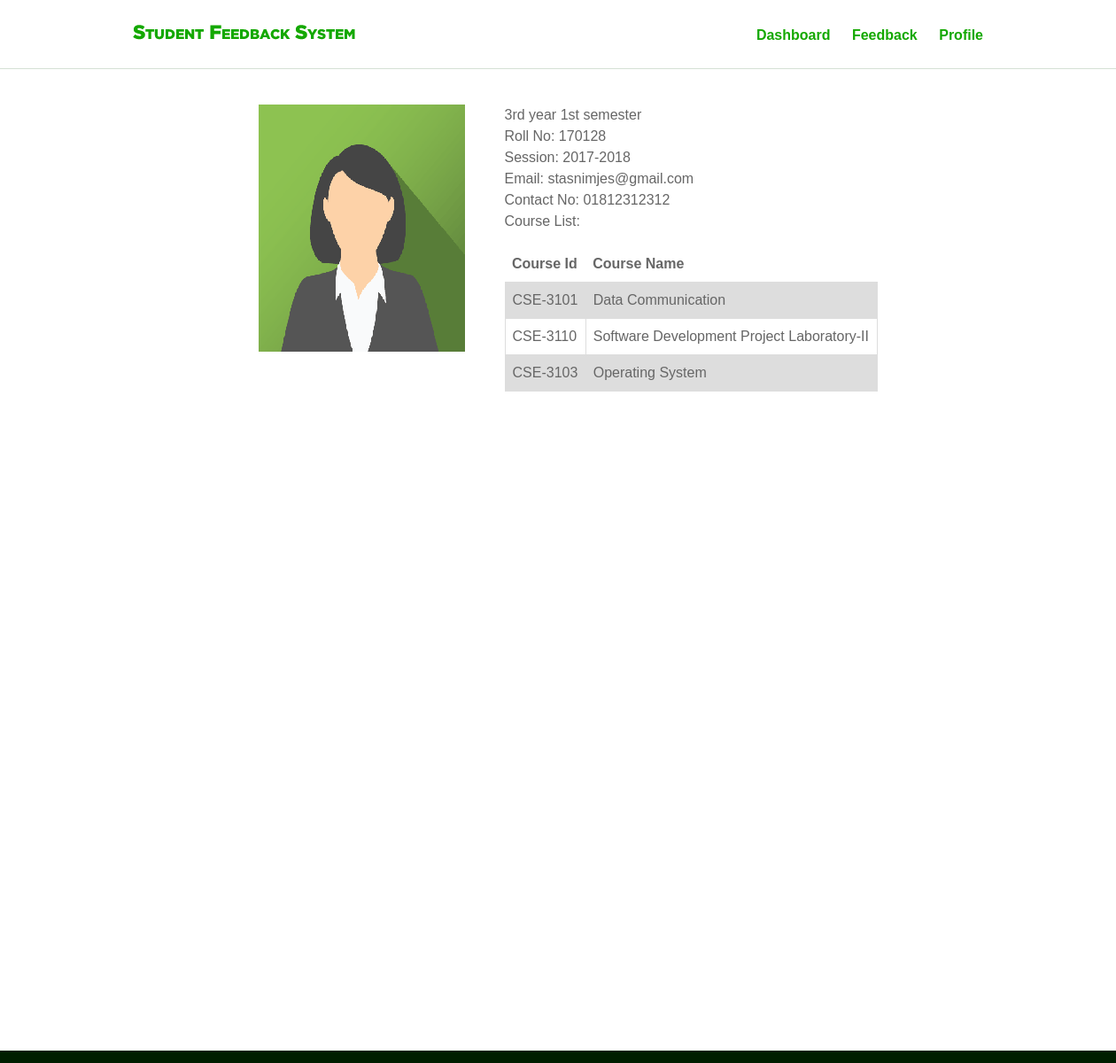
Screenshot of / (signed in) with the database file from the repository.
### account/models.py (models this page shows, shortened)
class StudentProfile(models.Model):
    user = models.OneToOneField(User, on_delete=models.CASCADE)
    profile_pic = models.ImageField(upload_to='profile_pic', default='img_avatar2.png')
    dept = models.OneToOneField(Dept, on_delete=models.CASCADE)
    batch = models.OneToOneField(Batch, on_delete=models.CASCADE)
    year_semester = models.OneToOneField(Semester, default="", on_delete=models.CASCADE)
    contantnum = models.CharField(max_length=15, blank=True, null=True)

class Semester(models.Model):
    name = models.CharField(max_length=200, unique=True)

class Batch(models.Model):
    name = models.CharField(max_length=200, unique=True)
    def __str__(self):
        return self.name

### main/models.py (models this page shows, shortened)
class SemesterSubject(models.Model):
    semester = models.ForeignKey(Semester, on_delete=models.CASCADE)
    subject = models.ForeignKey(Subject, on_delete=models.CASCADE)
    def __str__(self):
        return str(self.subject.name)

class Subject(models.Model):
    name = models.CharField(max_length=250, blank=False)
    dept = models.ForeignKey(Dept, on_delete=models.CASCADE)
    subcode = models.CharField(max_length=50, unique=True)
    class Meta:
        ordering = ['subcode']

### account/views.py (the view)
# urls.py: url(r'^$', views.home, name="home"),
@login_required(login_url = '/login/')
def home(request):
    user = request.user
    student = get_object_or_404(StudentProfile, user=user)
    subjects = SemesterSubject.objects.filter(semester=student.year_semester)
    context = {
        'stuprofile' : student,
        'user' : user,
        'subjects' : subjects,
    }
    return render(request, 'studentdashboard.html', context)

### account/models.py (called while the page is built)
    def __str__(self):
        return self.name

### templates/studentdashboard.html (shortened to what this page needs)
{% extends 'master.html' %}
{% load static %}
{% block body %}
{% include 'navbar.html' %}
<section id="hero_area">
    <div class="inner_hero container">
        <img src="{{ stuprofile.profile_pic.url }}" alt="" class="alignleft">
        <p>
            {{stuprofile.year_semester}}<br>
            Roll No: {{user.username}} <br>
            Session: {{stuprofile.batch}}<br>
            Email: {{user.email}}<br>
            Contact No: {{stuprofile.contantnum}}<br>
            Course List: <br>
        </p>
        <table>
            <tr>
                <th>Course Id</th>
                <th>Course Name</th>
            </tr>
            {% for i in subjects %}
            <tr>
                <td>{{i.subject.subcode}}</td>
                <td>{{ i }}</td>
            </tr>
            {% endfor %}
        </table>
    </div>
</section>
{% endblock %}

### templates/master.html (shortened to what this page needs)
{% load static %}
<!DOCTYPE html>
<html lang="en">
<head>
    <link rel="stylesheet" href="{% static 'css/meanmenu.min.css' %}">
    <link rel="stylesheet" href="{% static 'css/responsive.css' %}">
    <link rel="stylesheet" href="{% static 'css/style.css' %}">
</head>
<body>
    {% block body %}
    {% endblock %}
    <footer id="footer_area">
    </footer>
</body>
</html>

### templates/navbar.html (shortened to what this page needs)
{% load static %}
    <header class="header_area">
       <div id="main_header_area">
           <div class="inner_header container">
                <div class="logo_area">
                    <a href="dashboard.html"><img src="{% static 'img/logo1.png' %}" alt="Logo"></a>
                </div>
                <div class="menu_area">
                        <ul>
                            <li><a href="dashboard.html">Dashboard</a></li>
                            <li><a href="feedback.html">Feedback</a></li>
                            <li><a href="profile.html">Profile</a></li>
                        </ul>
                </div>
            </div>
       </div>
    </header>

### static/css/style.css (style rules this page uses)
html { position: relative; min-height: 100%; }
body { color: #666666; font-family: Georgia, sans-serif; font-size: 16px; line-height: 1.5em; margin: 0; margin-bottom: 170px; }
.container { margin: 0 auto; max-width: 960px; width: 96%; }
img { max-width: 100%; height: auto; }
.alignleft { float: left; margin-right: 15px; margin-bottom: 15px; }
.header_area { width: 100%; clear: both; }
#main_header_area { width: 100%; border-bottom: 0.5px solid #d5e0d5; clear: both; }
.inner_header { padding: 25px 0; overflow: hidden; }
.logo_area { padding-top: 3px; float: left; width: 300px; }
.menu_area { padding-top: 3px; float: right; max-width: 600px; width: 100%; }
.menu_area ul { margin: 0; padding: 0; list-style: none; text-align: right; }
.menu_area ul li { display: inline-block; margin-left: 20px; }
.menu_area ul li a { display: block; text-decoration: none; color: #14a800; font-size: 16px; font-weight: 600; }
#hero_area { background: #fff; margin: 40px; padding: 0; }
.inner_hero { overflow: visible; display: block; width: 65%; }
.inner_hero img { margin-right: 45px; margin-bottom: 0; margin-left: 45px; }
.inner_hero p { color: #666666; font-size: 16px; font-weight: normal; }
.inner_hero table { border-collapse: collapse; width: 55%; }
.inner_hero td, th { border: 1px solid #dddddd; text-align: left; padding: 8px; }
.inner_hero tr:nth-child(even) { background-color: #dddddd; }
.inner_feedback td, th { border: 1px solid #dddddd; text-align: left; padding: 8px; }
.inner_feedbackstatistics td, th { border: none; text-align: left; padding: 8px; }
#footer_area { background: #001E00; padding: 25px; margin: 0; bottom: -100px; width: 100%; position: absolute; }

### rows the page displays
StudentProfile: profile_pic (picture), year_semester "3rd year 1st semester", batch "2017-2018", contantnum "01812312312"
SemesterSubject: subject.subcode "CSE-3101", subject.name "Data Communication"
SemesterSubject: subject.subcode "CSE-3110", subject.name "Software Development Project Laboratory-II"
SemesterSubject: subject.subcode "CSE-3103", subject.name "Operating System"

### other values shown
{{ user.username }} "170128"
{{ user.email }} "stasnimjes@gmail.com"
